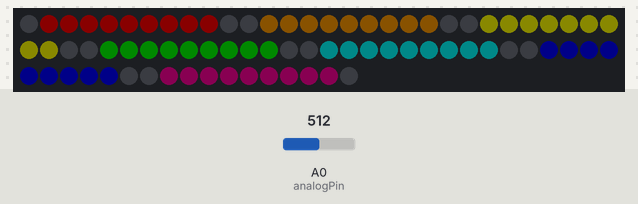
This sketch was run on a simulated Arduino Uno, built with avr-gcc and run on an emulated ATmega328P. On the bench: 77 RGB LEDs in strip order, left to right, continuing on the next row. Inputs (shaded band) come from the test bench; at power-on: A0 (analogPin) = 512. Dim RGB values are drawn brighter than linear.

Above: at 1.2 s.
1.3 s: A0 (analogPin) set to 592
2.8 s: A0 (analogPin) set to 615
At 3.3 s:
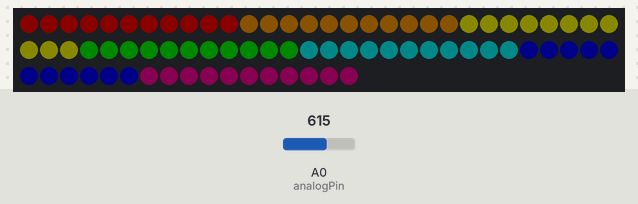
4.3 s: A0 (analogPin) set to 67
At 5.5 s:
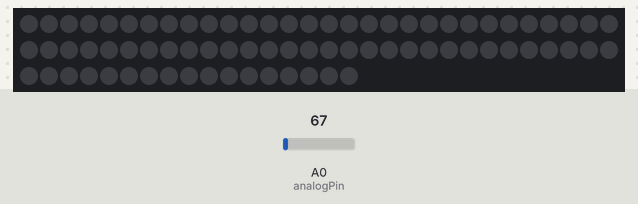
5.8 s: A0 (analogPin) set to 87
7.3 s: A0 (analogPin) set to 45
Timing chart, 0 to 9.8 s (numbered marks = the images above; inputs shaded):
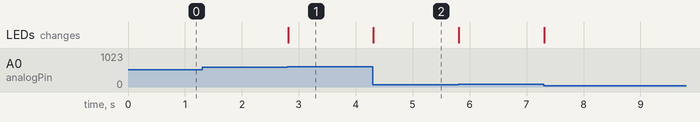

The sketch:

_7Band_color_mix.ino
```cpp
//code from https://github.com/jdbugman/anduino-neopixel/blob/master/soundNeo/soundNeo.ino
#include <Adafruit_NeoPixel.h>

#define PIN 5

Adafruit_NeoPixel strip = Adafruit_NeoPixel(77, PIN, NEO_GRB + NEO_KHZ800); //first number controls the amount of pixels you have (add 4 so the drip falls off the edge)

int bright = 1;    //select 1 thru 10
int wait = 0;//20;    //speed of leds
int filterValue = 80; // MSGEQ7 always spits out a number around 60, so this filters those out
int global_brightness = 10; // Sets global brightness, i.e. 64 is 1/4 brightness.
int waveSize = 5; // size 4 uses 9 lights. One in the middle, 4 on each side.  (time 7 for 63 LEDs total)
//pixels used is (wave size * 2)+1)*7
int maxOverflow = 3;

//values for MSGEQ7 Chip
int analogPin = 0; // read from multiplexer using analog input 0
int strobePin = 4; // strobe is attached to digital pin 2
int resetPin = 5; // reset is attached to digital pin 3
int spectrumValue[7]; // to hold a2d values

//int j =0;

uint32_t beginTime = 0;
uint32_t endTime = 0;

void setup() {
  Serial.begin(9600); // print to serial monitor
  strip.begin();
  strip.show(); // Initialize all pixels to 'off'


  pinMode(analogPin, INPUT);
  pinMode(strobePin, OUTPUT);
  pinMode(resetPin, OUTPUT);
  analogReference(DEFAULT);
  digitalWrite(resetPin, LOW);
  digitalWrite(strobePin, HIGH);
 // Serial.println("MSGEQ7 test by J Skoba");

}
void loop() {
  /*
  colorWipe(strip.Color(255, 0, 0), 50); // Red
  colorWipe(strip.Color(0, 255, 0), 50); // Green
  colorWipe(strip.Color(0, 0, 255), 50); // Blue
  */

  //beginTime = millis();
  //while ( (millis()-beginTime) <= 10000)
  // sevenBands();


  beginTime = millis();
  while ( (millis()-beginTime) <= 10000)
   sevenWaves();

  /*
  beginTime = millis();
  while ( (millis()-beginTime) <= 10000)
   vuMeter();
  */

}

// Fill the dots one after the other with a color
void colorWipe(uint32_t c, uint8_t wait) {
  for(uint16_t i=0; i<strip.numPixels(); i++) {
      strip.setPixelColor(i, c);
      strip.setBrightness(global_brightness);
      strip.show();
      delay(wait);
  }
}


void sevenWaves(){

  int i;
  int k;
  int tmpVal;
  int r;
  int g;
  int b;
  int j;
  int x;
  int q;
  int middlePin;
  digitalWrite(resetPin, HIGH);
  digitalWrite(resetPin, LOW);
  int overflow[77];


 for (q = 0; q<=77; q++)
 {
    overflow[q]= 0;
 }
  //get readings from chip
  for (i = 0; i < 7; i++)
  {

  //for testing
  //if(i==3) {
  //
    digitalWrite(strobePin, LOW);
    delayMicroseconds(30); // to allow the output to settle
    spectrumValue[i] = analogRead(analogPin);


    if (i==0)
      middlePin = waveSize +1;
    else
      middlePin =  waveSize + 1 + (  (1 + waveSize * 2) * i);

    for (k = (middlePin - waveSize); k <= (middlePin + waveSize); k++)
    {
      int pinOutValue = 0;
      int reading;

       reading = round( spectrumValue[i]*5 / (600) );

      int placeInWave = abs(k - middlePin);

      if( reading >= placeInWave)
        pinOutValue = 1;

      if( spectrumValue[i] < filterValue)
        pinOutValue = 0;


      //build the overflow
      if( reading > waveSize)
      {
        int diff = round(abs(waveSize-reading));

        if(diff>maxOverflow)
          diff = maxOverflow;

        for ( j = (middlePin - (waveSize +diff)); j <( middlePin - waveSize); j++)
        {
          overflow[j] = j;
        }

        for ( j = (middlePin + (waveSize + 1)); j <= ( middlePin + waveSize +diff); j++)
        {
          overflow[j] = j;
        }

      }
      /*

      Serial.print(" Sepctrum: ");
      Serial.print(spectrumValue[i]);
      Serial.print(" Pin: ");
      Serial.print(k);
      Serial.print(" Middle: ");
      Serial.print( middlePin);
      Serial.print(" Reading: ");
      Serial.print( reading);
      Serial.print(" REAL READING: ");
      Serial.print( spectrumValue[i]*5 / (1024)  );
      Serial.print(" Wave Size: ");
      Serial.print( waveSize);
      Serial.print(" Pinout Value: ");
      Serial.print( pinOutValue );
      Serial.print(" Place Value: ");
      Serial.print( placeInWave );
      Serial.println();

     */


     if(pinOutValue==1)
       pinOutValue = 255;

      // RGB for bands 1-7
      if(i==0)
      {
        r = 255; g = 0; b = 0;
      }
      if(i==1)
      {
        r = 255; g = 153; b= 0;
      }
      if(i==2)
      {
        r = 255; g = 255; b = 0;
      }
      if(i==3)
      {
        r = 0; g = 255; b = 0;
      }
      if(i==4)
      {
        r = 0; g = 255; b = 255;
      }
      if(i==5)
      {
        r = 0; g = 0 ; b = 255;
      }
      if(i==6)
      {
        r = 255; g = 0; b = 153;
      }

      if (pinOutValue == 0)
      {
        r = 0; g = 0; b = 0;
      }
      strip.setPixelColor(k-1, r, g, b);

    }

  //for testing
  //}
  //

    digitalWrite(strobePin, HIGH);
  }

  Serial.println();
  for (q = 0; q<=77; q++)
  {
    if ( overflow[q]>1)
    {
     //strip.setPixelColor((q-1), 155, 43, 79);
    }
    overflow[q] = 0;
  }

  strip.setBrightness(global_brightness);
  strip.show();

}

void sevenBands(){
  int i;
  digitalWrite(resetPin, HIGH);
  digitalWrite(resetPin, LOW);

//grabs readings from chip
  for (i = 0; i < 7; i++)
  {
    digitalWrite(strobePin, LOW);
    delayMicroseconds(30); // to allow the output to settle
    spectrumValue[i] = analogRead(analogPin);


  if(spectrumValue[i] < filterValue)
     spectrumValue[i] = 0;

 //max reading is 1024, but color hex values only range 0-255
 //scale it down to stick within that range
 spectrumValue[i] = spectrumValue[i] / (1024/255);

 if(spectrumValue[i] > 255)
     spectrumValue[i] = 255;


 // comment out/remove the serial stuff to go faster
 // - its just here for show
 /*
 if (spectrumValue[i] < 10)
 {
 Serial.print(" ");
 Serial.print(spectrumValue[i]);
 }
 else if (spectrumValue[i] < 100 )
 {
 Serial.print(" ");
 Serial.print(spectrumValue[i]);
 }
 else
 {
 Serial.print(" ");
 Serial.print(spectrumValue[i]);
 }
 */

    digitalWrite(strobePin, HIGH);
  }

 // Serial.println();


  strip.setPixelColor(0, spectrumValue[6], 0, 0);
  strip.setPixelColor(1, spectrumValue[5], 0, 0);
  strip.setPixelColor(2, spectrumValue[4], 0, 0);
  strip.setPixelColor(3, spectrumValue[3], 0, 0);
  strip.setPixelColor(4, spectrumValue[2], 0, 0);
  strip.setPixelColor(5, spectrumValue[1], 0, 0);
  strip.setPixelColor(6, spectrumValue[0], 0, 0);


  strip.setBrightness(global_brightness);
  strip.show();
}


void vuMeter(){
  int i;
  int j;
  int loopEnd;
  int numPixels = strip.numPixels();
  double pixRatio = (float)numPixels / 1;
  double channelRatio = pixRatio / 100;
  float weight =1;

  digitalWrite(resetPin, HIGH);
  digitalWrite(resetPin, LOW);

//grabs readings from chip
  for (i = 0; i < 7; i++)
  {
    digitalWrite(strobePin, LOW);
//    delayMicroseconds(30); // to allow the output to settle
    spectrumValue[i] = analogRead(analogPin);

    digitalWrite(strobePin, HIGH);

    //weight = 1;
    if (i < 3)
     weight = 1.5;
    else
      weight = 1;
      //makes 10 bit value 8 bit
    spectrumValue[i] /= 4;
    spectrumValue[i] = (int)( (double)spectrumValue[i] * (channelRatio * weight) );

    if(spectrumValue[i] > 255)
     spectrumValue[i] = 255;

   /*if (spectrumValue[i] >= 40)
    spectrumValue[i] = 0;*/
  }


 for (i = 0;i<spectrumValue[0] && i< numPixels; i++)
  strip.setPixelColor(i, 255, 0, 0);

 loopEnd = i + spectrumValue[1];
 for (;i<loopEnd && i< numPixels; i++)
  strip.setPixelColor(i,0, 255, 0);

 loopEnd = i + spectrumValue[2];
 for (;i<loopEnd && i< numPixels; i++)
  strip.setPixelColor(i,0,0, 255);

 loopEnd = i + spectrumValue[3];
 for (;i<loopEnd && i< numPixels; i++)
  strip.setPixelColor(i,255, 0,255);

 loopEnd = i + spectrumValue[4];
 for (;i<loopEnd && i< numPixels; i++)
  strip.setPixelColor(i,255, 255, 0);

 loopEnd = i + spectrumValue[5];
 for (;i<loopEnd && i< numPixels; i++)
  strip.setPixelColor(i,255, 128, 0);

 loopEnd = i + spectrumValue[6];
 for (;i<loopEnd && i< numPixels; i++)
  strip.setPixelColor(i,255,255,255);


  for(;i<numPixels; i++)
  strip.setPixelColor(i,0,0,0);

  for (i = numPixels;i>numPixels-spectrumValue[0] && i>0; i--)
  strip.setPixelColor(i, 255, 0, 0);

 loopEnd = i - spectrumValue[1];
 for (;i>loopEnd && i>0; i--)
  strip.setPixelColor(i,0, 255, 0);

 loopEnd = i - spectrumValue[2];
 for (;i>loopEnd && i>0; i--)
  strip.setPixelColor(i,0,0, 255);

 loopEnd = i - spectrumValue[3];
 for (;i>loopEnd && i>0; i--)
  strip.setPixelColor(i,255, 0,255);

 loopEnd = i - spectrumValue[4];
 for (;i>loopEnd && i>0; i--)
  strip.setPixelColor(i,255, 255, 0);

 loopEnd = i - spectrumValue[5];
 for (;i>loopEnd && i>0; i--)
  strip.setPixelColor(i,255, 128, 0);

 loopEnd = i - spectrumValue[6];
 for (;i>loopEnd && i>0; i--)
  strip.setPixelColor(i,255,255,255);
  strip.setBrightness(global_brightness);
  strip.show();

}

void musicRainbowLoop_1(){

 int i = 0, j= 0;

  digitalWrite(resetPin, HIGH);
  digitalWrite(resetPin, LOW);

//grabs readings from chip
  for (i = 0; i < 7; i++)
  {
    digitalWrite(strobePin, LOW);
//    delayMicroseconds(30); // to allow the output to settle
    spectrumValue[i] = analogRead(analogPin);

    digitalWrite(strobePin, HIGH);

    //makes 10 bit value 8 bit
    spectrumValue[i] /= 4;

    if(spectrumValue[i] > 255)
     spectrumValue[i] = 255;

   for (j=0; j<27; j++)
    {
      if (spectrumValue[i] <= 55)
       spectrumValue[i] = 0;
    if (i == 0)
     nextLed(spectrumValue[i], 0,0, wait);
    else if (i == 1)
     nextLed(0, spectrumValue[i], 0, wait);
    else if (i == 2)
     nextLed(0,0, spectrumValue[i], wait);
    else if (i == 3)
     nextLed(spectrumValue[i], 0, spectrumValue[i], wait);
    else if (i == 4)
     nextLed(0, spectrumValue[i], spectrumValue[i], wait);
    else if (i == 5)
     nextLed(spectrumValue[i], spectrumValue[i],0, wait);
    else
     nextLed(spectrumValue[i], spectrumValue[i], spectrumValue[i], wait);
    }
    delay(2);
   }
}


void nextLed(int r, int g, int b, int wait){
static int currentLed = 0;


strip.setPixelColor(currentLed, r, g, b);
delay(wait);

//if (currentLed % 4 == 0)
 // strip.show();

currentLed++;
// currentLed += 4;

if (currentLed >= strip.numPixels() ){
  currentLed = 0;
  strip.show();
}

}
```

Measured:
- the behaviour switches between 599 and 600 on A0 (analogPin) (found by bisection; images 0 and 1)
- after the input at 1.3 s, every drawn part: stays the same
- after the input at 2.8 s, the LEDs: change at once (image 1)
- after the input at 4.3 s, the LEDs: change at once (image 2)
